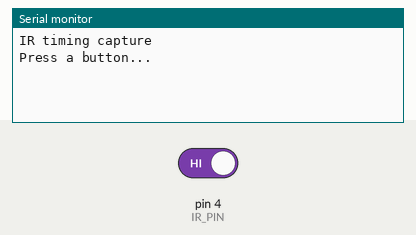
This sketch was run on a simulated Arduino Uno, built with avr-gcc and run on an emulated ATmega328P. On the bench: the last lines printed to the serial monitor. Inputs (shaded band) come from the test bench; at power-on: pin 4 (IR_PIN) HIGH.

Above: at 1.2 s.
1.3 s: pin 4 (IR_PIN) driven LOW
At 1.7 s:
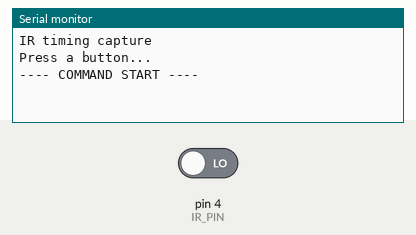
2.8 s: pin 4 (IR_PIN) driven HIGH
At 3.2 s:
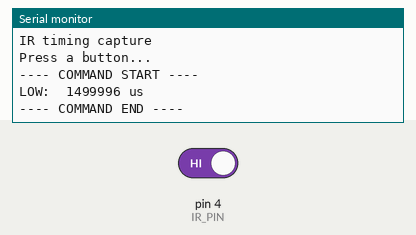

Measured:
- after the input at 1.3 s, the serial monitor: prints a new line at once (image 1)
- after the input at 2.8 s, the serial monitor: prints a new line at once (image 2)

The sketch:

pulseWidthTest.ino
```cpp
//determine how long signal was high or low, which is needed to reproduce command
//see if each number reproduces the same signal each time or if it changes

const int IR_PIN = 4;

void setup() {
  Serial.begin(115200);
  pinMode(IR_PIN, INPUT);

  Serial.println("IR timing capture");
  Serial.println("Press a button...");
}

void loop() {
  // Wait for the beginning of a signal
  if (digitalRead(IR_PIN) == LOW) {

    unsigned long startTime = micros();
    int lastState = LOW;

    Serial.println("---- COMMAND START ----");

    while (true) {
      int state = digitalRead(IR_PIN);

      if (state != lastState) {
        unsigned long now = micros();
        unsigned long duration = now - startTime;

        Serial.print(lastState ? "HIGH: " : "LOW:  ");
        Serial.print(duration);
        Serial.println(" us");

        startTime = now;
        lastState = state;
      }

      // Stop after the signal has been idle for a while
      if (state == HIGH && (micros() - startTime) > 10000) {
        break;
      }
    }

    Serial.println("---- COMMAND END ----");
    delay(500);
  }
}
```
